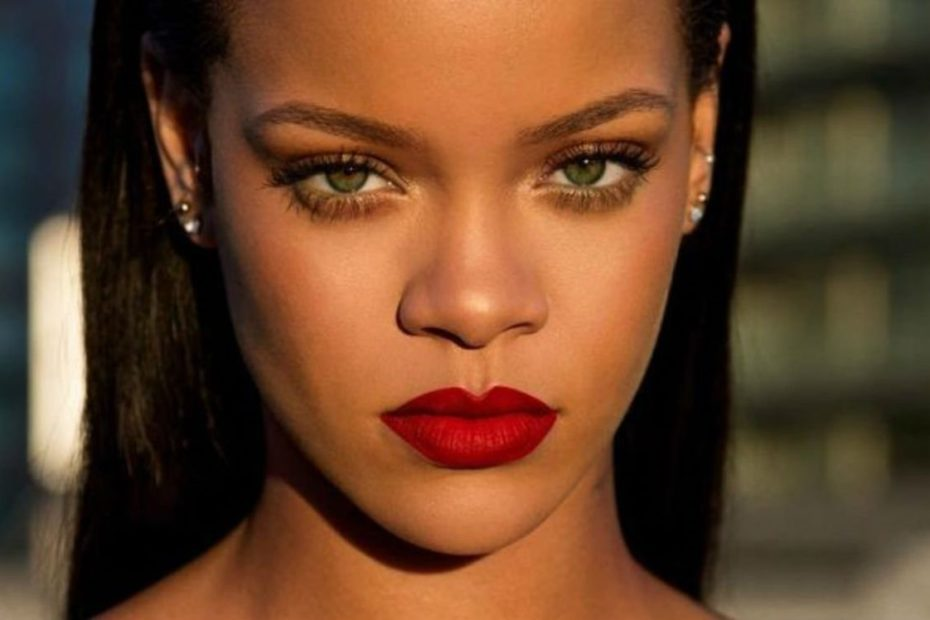
#> input picture IMAGENS-M/Rihanna-1-930x620.png, 930 x 620 px, found by its file name; its folder holds only this picture in this run
$ python Estagio.py
#> lines starting #> are read from the running program, lines starting #| are printed output that depends on the picture; after the words box and inside, x2 and y2 are one past the last pixel; in counts of white or black regions, pixels touching at a corner belong together
#USA O rosto.png COMO EXEMPLO DE TESTE, ELE É MAIS COMO UMA BASE, É PARECIDO COM MUITAS DAS IMAGENS DA BASE QUE VAMOS USAR
import os
from os.path import join as pjoin

import cv2
import numpy as np
from PIL import Image

genero = "M"
imagens = os.listdir(f"IMAGENS-{genero}")
for imgi in imagens:

    classificador = cv2.CascadeClassifier(r"anexos/nose.xml")
    ##img = cv2.imread("IMAGENS-M/Rihanna-1-930x620.png")
    img = cv2.imread(f"IMAGENS-{genero}/{imgi}")
#> img is the input picture: shape (620, 930, 3); mean B, G, R 42.6, 67.9, 103.7


    imgGray = cv2.cvtColor(img, cv2.COLOR_BGRA2GRAY)
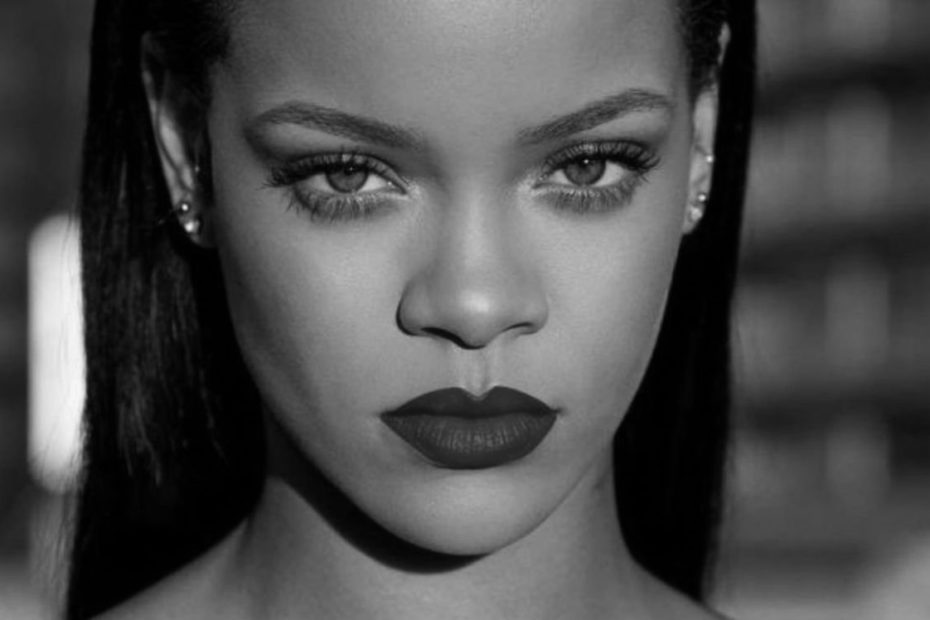
#> imgGray: shape (620, 930); min 0, max 247, mean 75.8
    # cv2.imshow('Imagem Cinza', imgGray)
    objetos = classificador.detectMultiScale(imgGray, minSize=(120,120), scaleFactor=1.1, minNeighbors=10, maxSize=(950,220))
#> objetos = [[380, 237, 179, 149]]
    #print(objetos)##

    for x,y,l,a in objetos:
        # print(objetos)
        cv2.rectangle(img,(x,y),(x+l,y+a),(255, 0, 0), 2)
#> this loop made 1 pass
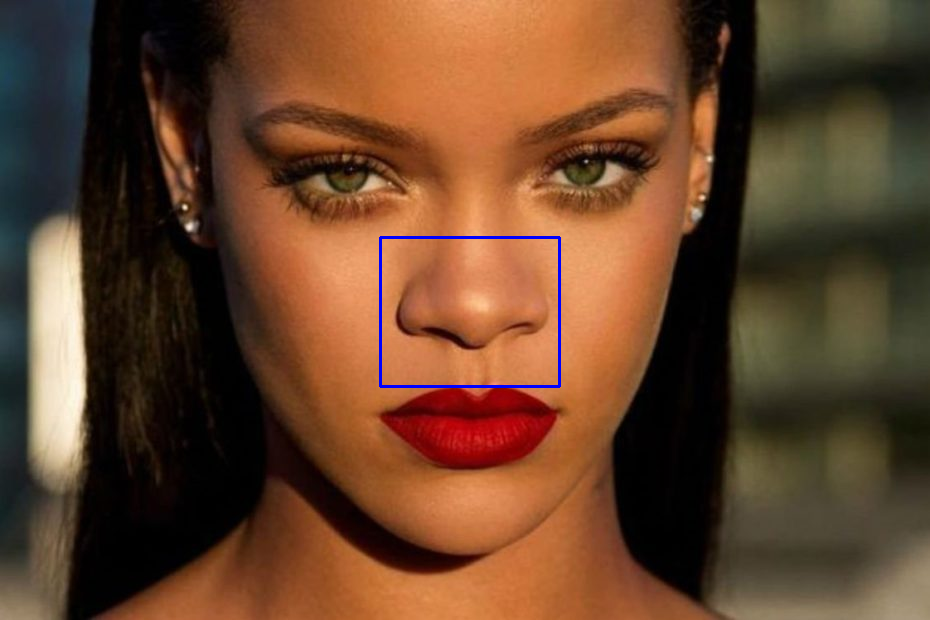
#> img: shape (620, 930, 3); 0.34% of pixels changed, all inside (x1, y1, x2, y2) = (379, 236, 561, 388)

    # olho_esquerdo = objetos[0]
    # olho_direito = objetos[1]
    #
    # img = cv2.imread("hascas/rosto.png")
    # pts = np.array( [[olho_direito[0], olho_direito[1]],  [olho_direito[0], olho_direito[1]+olho_direito[3]], [olho_esquerdo[0]+[olho_esquerdo[2]], olho_esquerdo[1]+olho_esquerdo[3]], [olho_esquerdo[0]+[olho_esquerdo[2]], olho_esquerdo[1]]], np.int32)
    #
    # # Cria uma máscara com os pontos
    # mask = np.zeros_like(img)
    # cv2.fillPoly(mask, [pts], (255, 255, 255))
    #
    #
    # # Aplica a máscara na imagem original
    # img_cortada = cv2.bitwise_and(img, mask)
    # part_cortada = cv2.bitwise_and(img, cv2.bitwise_not(mask))

    print(objetos)
#| [[380 237 179 149]]
    cv2.imshow('Imagem cortada', img) #img #img_cortada #part_cortada
    cv2.waitKey(0)
    cv2.destroyAllWindows()

$ run again, on IMAGENS-M/Teste-17.png
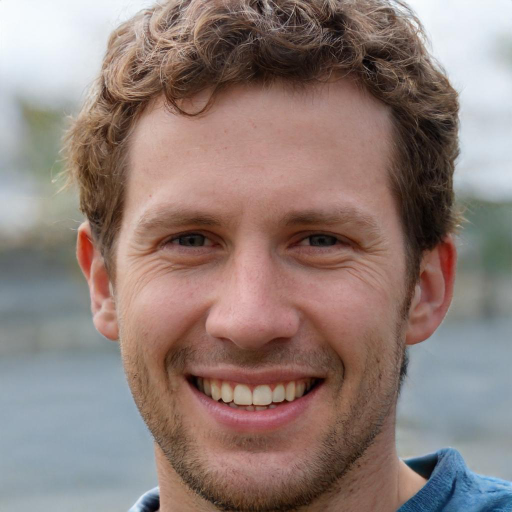
#> input picture IMAGENS-M/Teste-17.png, 1024 x 1024 px, found by its file name (shown at 1/2 size)
#> img is the input picture: shape (1024, 1024, 3); mean B, G, R 120.6, 126.2, 144.2
#> `imgGray = cv2.cvtColor(img, cv2.COLOR_BGRA2GRAY)`:
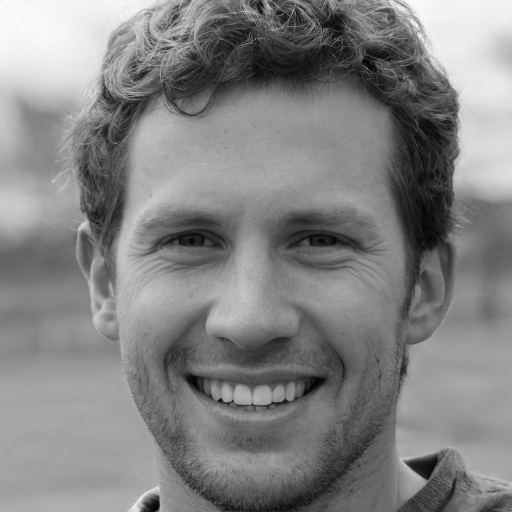
#> imgGray: shape (1024, 1024) (shown at 1/2 size); min 1, max 255, mean 130.9
#> objetos = [[389, 569, 209, 174]]
#> the loop `for x,y,l,a in objetos:` made 1 pass
#> after the loop `for x,y,l,a in objetos:`:
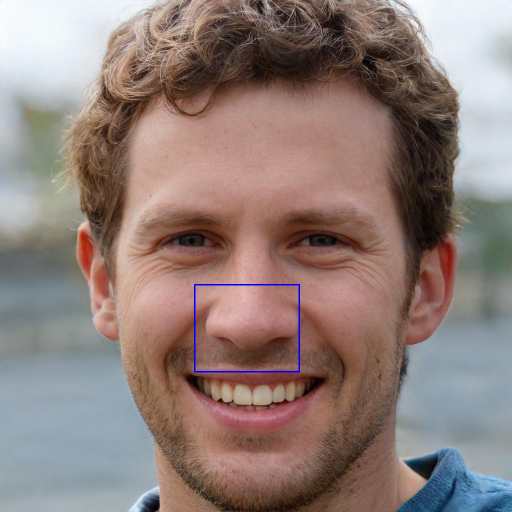
#> img: shape (1024, 1024, 3) (shown at 1/2 size); 0.22% of pixels changed, all inside (x1, y1, x2, y2) = (388, 568, 600, 745)
#| [[389 569 209 174]]

$ run again, on IMAGENS-M/Teste-18.png
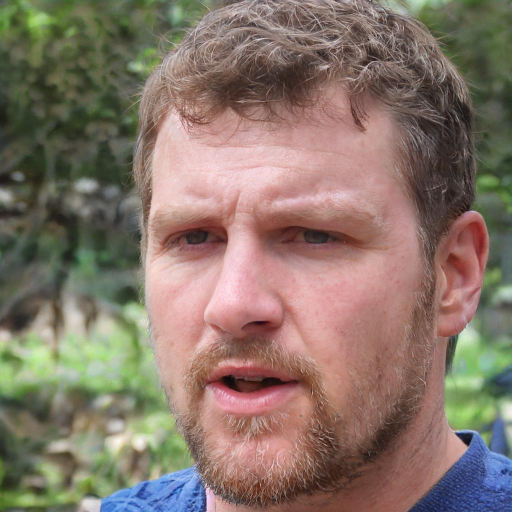
#> input picture IMAGENS-M/Teste-18.png, 1024 x 1024 px, found by its file name (shown at 1/2 size)
#> img is the input picture: shape (1024, 1024, 3); mean B, G, R 105, 117.4, 134.8
#> `imgGray = cv2.cvtColor(img, cv2.COLOR_BGRA2GRAY)`:
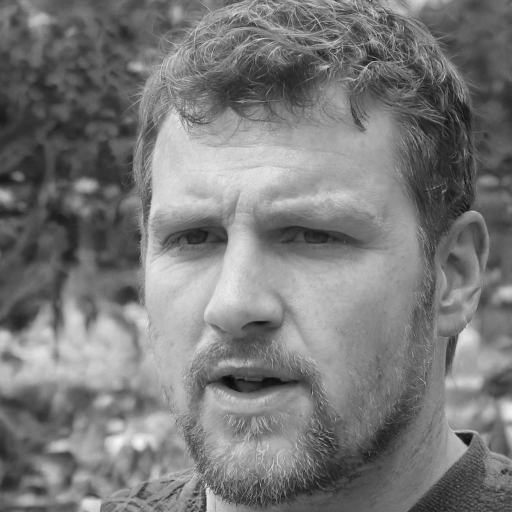
#> imgGray: shape (1024, 1024) (shown at 1/2 size); min 5, max 250, mean 121.2
#> objetos = [[375, 544, 195, 163]]
#> the loop `for x,y,l,a in objetos:` made 1 pass
#> after the loop `for x,y,l,a in objetos:`:
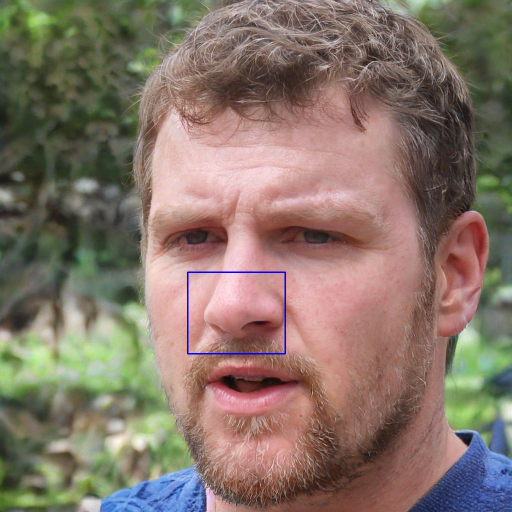
#> img: shape (1024, 1024, 3) (shown at 1/2 size); 0.2% of pixels changed, all inside (x1, y1, x2, y2) = (374, 543, 572, 709)
#| [[375 544 195 163]]

$ run again, on IMAGENS-M/Teste-2.png
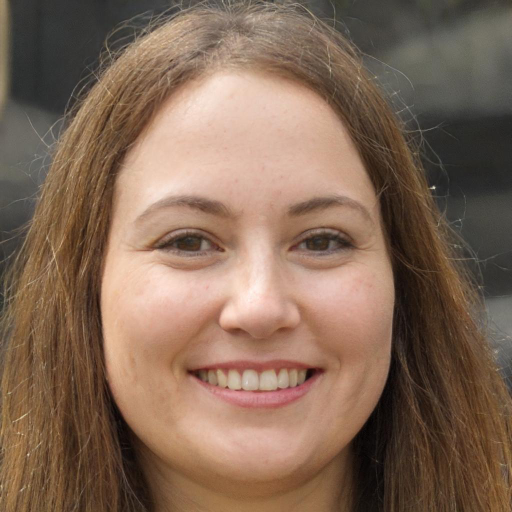
#> input picture IMAGENS-M/Teste-2.png, 1024 x 1024 px, found by its file name (shown at 1/2 size)
#> img is the input picture: shape (1024, 1024, 3); mean B, G, R 86.5, 104.8, 131.1
#> `imgGray = cv2.cvtColor(img, cv2.COLOR_BGRA2GRAY)`:
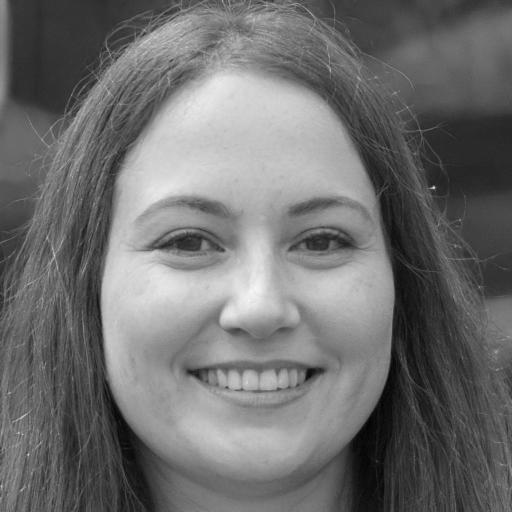
#> imgGray: shape (1024, 1024) (shown at 1/2 size); min 1, max 247, mean 110.6
#> objetos = [[417, 558, 194, 161]]
#> the loop `for x,y,l,a in objetos:` made 1 pass
#> after the loop `for x,y,l,a in objetos:`:
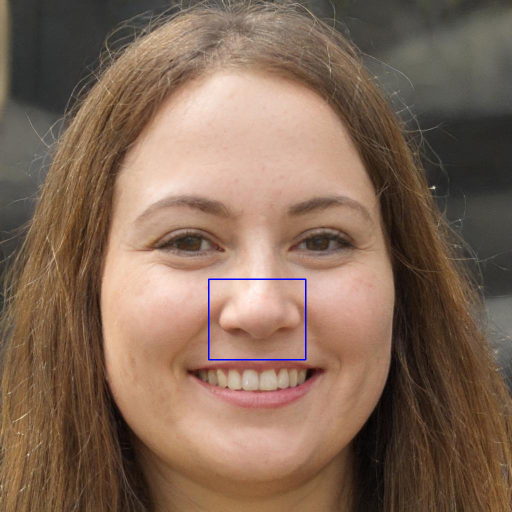
#> img: shape (1024, 1024, 3) (shown at 1/2 size); 0.2% of pixels changed, all inside (x1, y1, x2, y2) = (416, 557, 613, 721)
#| [[417 558 194 161]]
